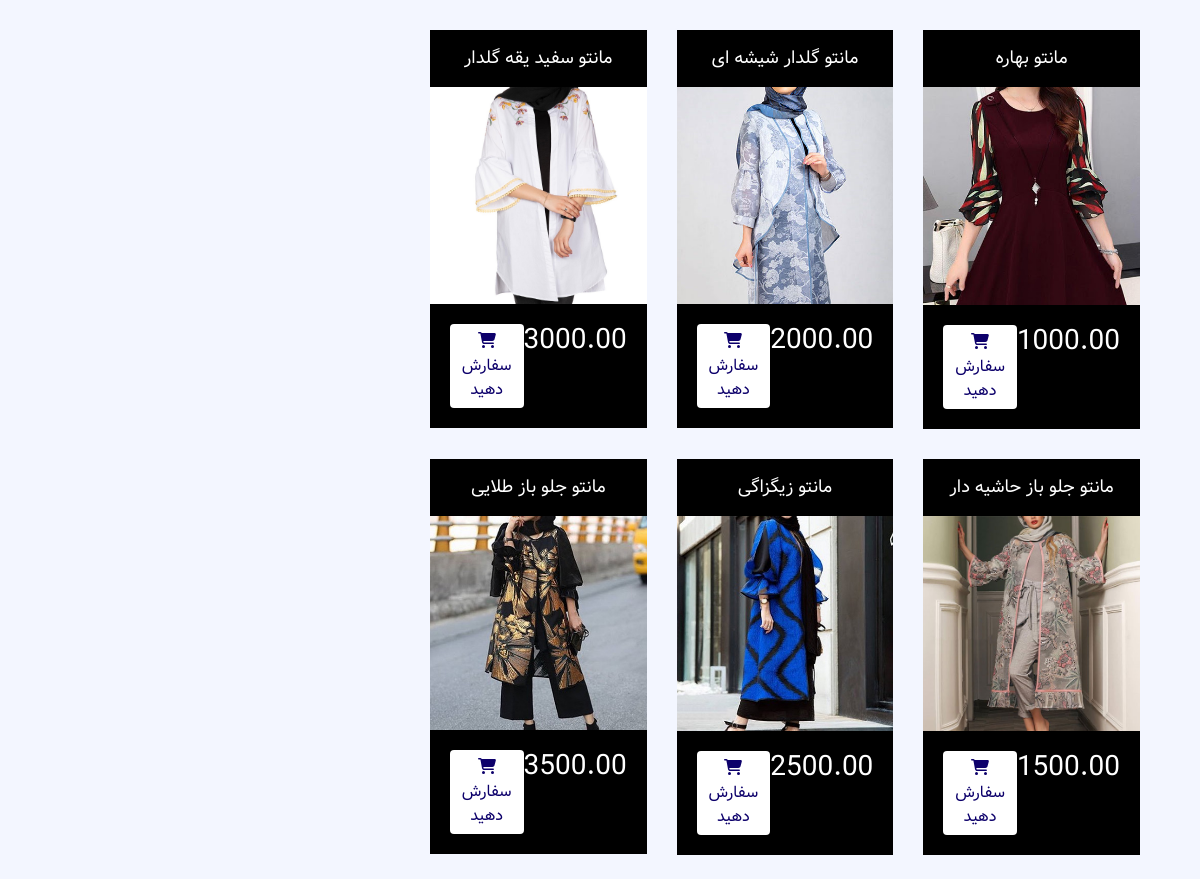
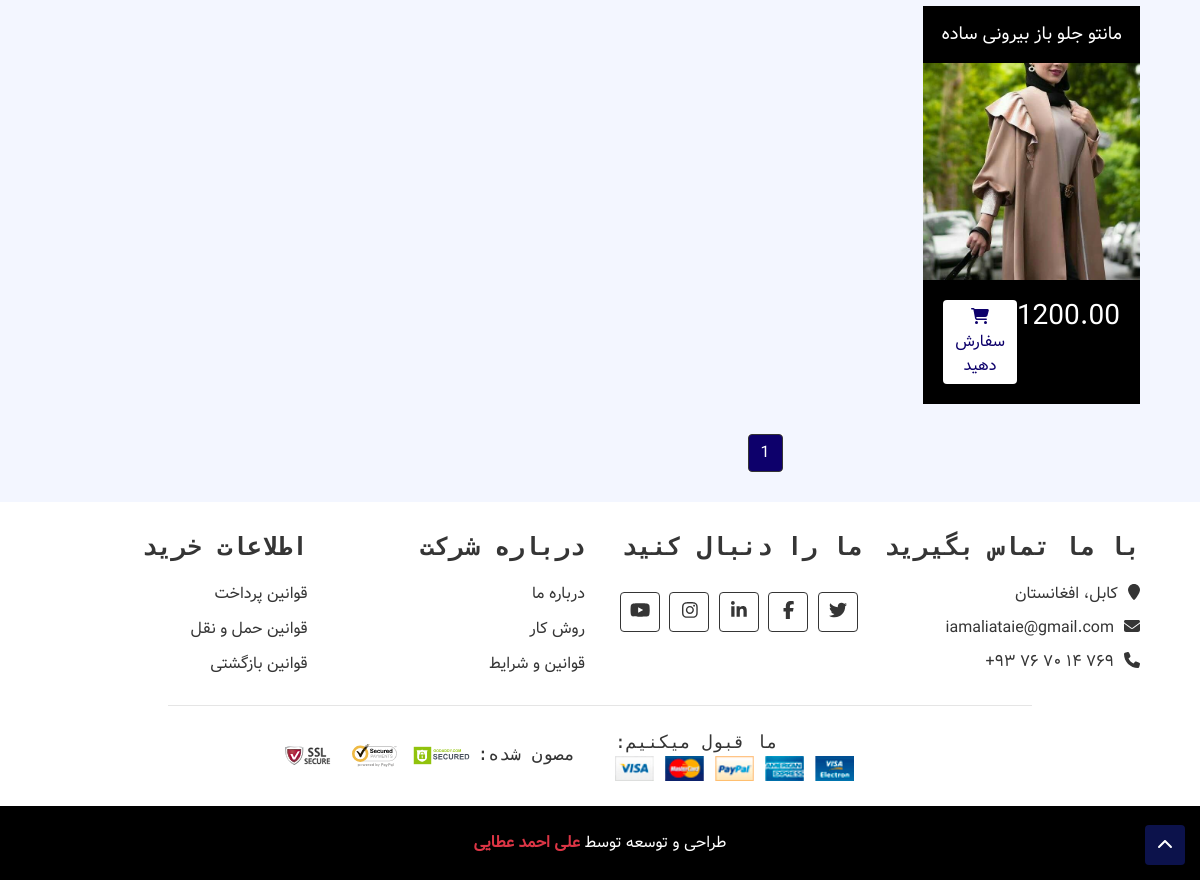
Page /products on the committed database (2 pictures, top to bottom).
### novinfajr_products/models.py (models this page shows, shortened)
class Product(models.Model):
    title = models.CharField(max_length=150, verbose_name='نام کالا')
    description = RichTextUploadingField(null=True)
    price = models.DecimalField(max_digits=10, decimal_places=2, verbose_name='قیمت')
    image = models.ImageField(upload_to=upload_path, verbose_name='تصویر')
    category = models.ForeignKey(ProductCategory, null=True, on_delete=models.CASCADE)
    class Meta:
        verbose_name = 'محصول'
        verbose_name_plural = 'محصولات'
    objects = ProductManager()
    def get_absolute_url(self):
        return f'/product/{self.id}/{self.title.replace(" ", "-")}'

### novinfajr_products/views.py (the view)
# urls.py: path('products', ProductListView.as_view(), name='products'),
class ProductListView(ListView):
    queryset = Product.objects.all()
    template_name = 'products/product_list.html'
    paginate_by = 9
    def get_context_data(self, *args, object_list=None, **kwargs):
        context = super(ProductListView, self).get_context_data(*args, **kwargs)
        sidebar = Product.objects.all()
        context['page_title'] = 'محصولات'
        context['products'] = sidebar
        return context

### novinfajr_products/templates/products/product_list.html (shortened to what this page needs)
{% extends 'shared/_MainLayout.html' %}
{% load static %}
{% load render_partial %}
{% block content %}
<div class="product-view">
    <div class="container-fluid">
        <div class="row">
            <div class="col-lg-8">
                <div class="row">
                    {% for product in page_obj %}
                    <div class="col-md-4">
                        <div class="product-item">
                            <div class="product-title">
                                <a href="#">{{ product.title }}</a>
                            </div>
                            <div class="product-image">
                                <a href="{{ product.get_absolute_url }}">
                                    <img src="{{ product.image.url }}" alt="Product Image">
                                </a>
                            </div>
                            <div class="product-price">
                                <h3>{{ product.price }}</h3>
                                <a class="btn" href="{{ product.get_absolute_url }}"><i class="fa fa-shopping-cart"></i>سفارش دهید</a>
                            </div>
                        </div>
                    </div>
                    {% endfor %}
                </div>
                <div class="col-md-12">
                    <nav aria-label="Page navigation example">
                        <ul class="pagination justify-content-center">
                            {% for page in paginator.page_range %}
                            <li class="page-item
                            {% if page == page_obj.number %}
                                active
                            {% endif %}
                             "><a class="page-link" href="?page={{ page }}">{{ page }}</a></li>
                            {% endfor %}
                        </ul>
                    </nav>
                </div>
            </div>
        </div>
    </div>
</div>
{% endblock %}

### assets/css/style.css (style rules this page uses)
body { color: #353535; font-family: 'Open Sans', sans-serif; font-weight: 400; background: #f3f6ff; }
a { color: #FF6F61; }
@media (min-width: 992px) { .container-fluid { padding-right: 60px; padding-left: 60px; } }
.btn { color: #FF6F61; background: #ffffff; border: 1px solid #FF6F61; }
.product-item { position: relative; }
.product-item .product-title { padding: 15px; text-align: center; background: #000000; transition: all .3s; }
.product-item .product-title a, .product-item .product-title .ratting { position: relative; width: 100%; }
.product-item .product-title a { margin-bottom: 5px; color: #ffffff; font-size: 18px; }
.product-item .product-image { position: relative; overflow: hidden; }
.product-item .product-image a { display: block; background: #ffffff; transition: .3s; }
.product-item .product-image img { width: 100%; transition: all .3s; }
.product-item .product-price { padding: 20px; background: #000000; transition: all .3s; }
.product-item .product-price h3 { display: inline-block; color: #ffffff; margin: 0; }
.product-item .product-price .btn { float: right; border: none; color: #000000; background: #FF6F61; }
.product-view { position: relative; width: 100%; padding: 30px 0; }
.product-view .product-item { margin-bottom: 30px; }
.product-view .pagination { margin: 0; }
.product-view .pagination .page-item .page-link { color: #353535; background: transparent; border-color: #353535; }
.product-view .pagination .page-item:hover .page-link, .product-view .pagination .page-item.active .page-link { color: #FF6F61; background: #000000; }

### assets/css/custom.css (style rules this page uses)
body, h1, .product-detail .product-content .title h2, .header-slider .header-slider-caption p { direction: rtl; text-align: right; font-family: 'Vazir', sans-serif !important; }
.active, .nav .dropdown-menu .dropdown-item:hover, .product-item .product-price .btn:hover, .product-item .product-price .btn, .product-item .product-image .product-action a:hover, .cart-page .cart-summary .cart-btn button:first-child { color: #0D006B !important; display: inline-block; background: #fff !important; }
.bottom-bar .search input[type=text], .bottom-bar .user .btn, .product-item .product-image .product-action a:hover, .product .slick-prev, .product .slick-next, .footer .social a:hover, .product-detail .product-content .action a:first-child, .btn-group-vertical>.btn, .btn-group>.btn, .cart-page .cart-summary .cart-btn button:first-child, .btn { border-color: #0D006B !important; }
.bottom-bar .search button, .bottom-bar .user .btn, .bottom-bar .user .btn span, .btn, .normal-slider .slick-dots li.slick-active button:before, .product-item:hover .product-price .btn, .product .section-header, .footer .footer-widget ul li a:hover, .product-detail .product-content .price p, .btn-group .btn { color: #0D006B; }
.product-item .product-price { display: flex; justify-content: space-between; }
.product-view .pagination .page-item:hover .page-link, .product-view .pagination .page-item.active .page-link { color: #fff; background: #0D006B; }

### rows in the picture
Product: title "مانتو بهاره", image (picture), price "1000.00"
Product: title "مانتو گلدار شیشه ای", image (picture), price "2000.00"
Product: title "مانتو سفید یقه گلدار", image (picture), price "3000.00"
Product: title "مانتو جلو باز حاشیه دار", image (picture), price "1500.00"
Product: title "مانتو زیگزاگی", image (picture), price "2500.00"
Product: title "مانتو جلو باز طلایی", image (picture), price "3500.00"
Product: title "مانتو جلو باز بیرونی ساده", image (picture), price "1200.00"

### other values in the picture
{{ page }} "1"
